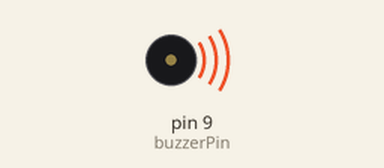
The sketch below on a simulated Arduino Uno, built with avr-gcc and run on an emulated ATmega328P. On the bench: buzzer (waves = sounding).

Above: at 0.2 s.
Timing chart, 0 to 5.2 s (numbered marks = the images above):
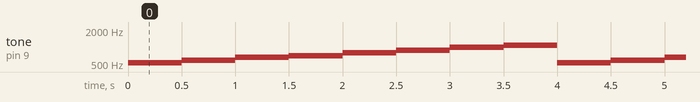

Measured:
- by itself, tone on pin 9 (buzzerPin): repeats every 4.0 s: 587 Hz 0.50 s, 659 Hz 0.50 s, 698 Hz 0.50 s, 784 Hz 0.50 s, 880 Hz 0.50 s, 988 Hz 0.50 s, 1074 Hz 0.50 s, 523 Hz 0.50 s

The sketch:

passive_buzzer.ino
```cpp
// Define the pin where the passive buzzer is connected
const int buzzerPin = 9; // Connect the passive buzzer to pin 9

void setup() {
  // No setup required for the passive buzzer
}

void loop() {
  // Play a tone at 1000 Hz for 500 milliseconds
  tone(buzzerPin, 523); // 1000 Hz is the frequency
  delay(500); // Wait for 500 milliseconds

  // Play a tone at 1000 Hz for 500 milliseconds
  tone(buzzerPin, 587); // 1000 Hz is the frequency
  delay(500); // Wait for 500 milliseconds

  // Play a tone at 1000 Hz for 500 milliseconds
  tone(buzzerPin, 659); // 1000 Hz is the frequency
  delay(500); // Wait for 500 milliseconds

  // Play a tone at 1000 Hz for 500 milliseconds
  tone(buzzerPin, 698); // 1000 Hz is the frequency
  delay(500); // Wait for 500 milliseconds

  // Play a tone at 1000 Hz for 500 milliseconds
  tone(buzzerPin, 784); // 1000 Hz is the frequency
  delay(500); // Wait for 500 milliseconds

  // Play a tone at 1000 Hz for 500 milliseconds
  tone(buzzerPin, 880); // 1000 Hz is the frequency
  delay(500); // Wait for 500 milliseconds

  // Play a tone at 1000 Hz for 500 milliseconds
  tone(buzzerPin, 988); // 1000 Hz is the frequency
  delay(500); // Wait for 500 milliseconds

  // Play a tone at 1000 Hz for 500 milliseconds
  tone(buzzerPin, 1074); // 1000 Hz is the frequency
  delay(500); // Wait for 500 milliseconds
}
```
